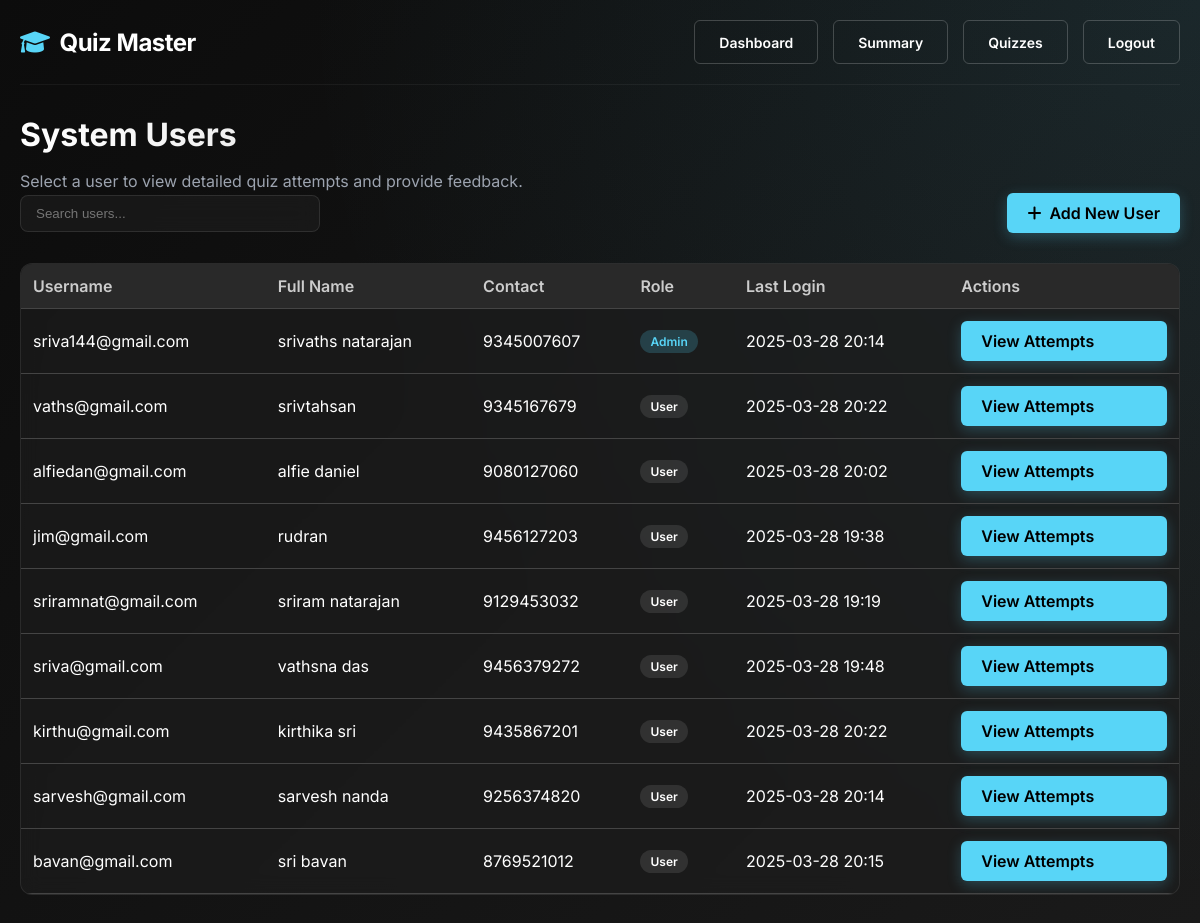
The app's page /admin/view_users (signed in) with its own data.
### models.py (models this page shows, shortened)
class User(db.Model):
    __tablename__ = 'users'
    id = db.Column(db.Integer, primary_key=True)
    username = db.Column(db.String(50), unique=True, nullable=False, index=True)
    password = db.Column(db.String(100), nullable=False)
    full_name = db.Column(db.String(100))
    email = db.Column(db.String(120), unique=True)
    dob = db.Column(db.Date)
    contact_no = db.Column(db.String(15))
    role = db.Column(db.String(20), default="user")
    profile_image = db.Column(db.String(200))
    created_at = db.Column(db.DateTime, default=datetime.utcnow)
    last_login = db.Column(db.DateTime)
    is_active = db.Column(db.Boolean, default=True)
    scores = db.relationship('Score', backref='user', lazy='dynamic', cascade="all, delete-orphan")
    question_attempts = db.relationship('QuestionAttempt', backref='user', lazy='dynamic')
    comments_received = db.relationship('ScoreComment', backref='user',
                                        primaryjoin="User.id==Score.user_id",
                                        secondary="scores",
                                        viewonly=True)

### routes.py (the view)
@app_routes.route("/admin/view_users")
def view_users():
    if session.get("role") != "admin":
        flash("Access denied! Admins only.", "danger")
        return redirect(url_for("app_routes.login"))
    user_id = request.args.get("user_id")
    if user_id:
        user = User.query.get(user_id)
        if not user:
            flash("User not found.", "danger")
            return redirect(url_for("app_routes.view_users"))
        attempts = Score.query.filter_by(user_id=user_id).order_by(Score.time_stamp_of_attempt.desc()).all()
        detailed_attempts = []
        for attempt in attempts:
            quiz = Quiz.query.get(attempt.quiz_id)
            if not quiz:
                continue
            questions = Question.query.filter_by(quiz_id=quiz.id).all()
            max_score = sum(q.marks for q in questions) if questions else 0
            percentage = (attempt.total_scored / max_score * 100) if max_score > 0 else 0
            detailed_attempts.append({
                'quiz_name': quiz.name,
                'score': attempt.total_scored,
                'max_score': max_score,
                'percentage': percentage,
                'time_spent': round(attempt.time_spent / 60, 1) if attempt.time_spent else 0,  # in minutes
                'date': attempt.time_stamp_of_attempt,
                'score_id': attempt.id
            })
        return render_template("view_users.html", user=user, attempts=detailed_attempts)
    else:
        users = User.query.all()
        return render_template("view_users.html", users=users)

### routes.py (called while the page is built)
@app_routes.context_processor
def inject_responsive_elements():
    is_mobile = request.user_agent.platform in ['android', 'iphone'] or \
                'mobile' in request.user_agent.string.lower()
    return {
        'is_mobile': is_mobile,
        'current_year': datetime.now().year
    }  # Fixed: Added missing closing brace

### templates/admin/view_users.html (shortened to what this page needs)
{% extends "base.html" %}
{% block content %}
<div class="page-header">
    {% if user %}
        <h1 class="page-title">Quiz Attempts for {{ user.username }}</h1>
        <p class="page-subtitle">Below are all quiz attempts by {{ user.full_name or user.username }}. Click on "Feedback" to add instructor comments.</p>
    {% else %}
        <h1 class="page-title">System Users</h1>
        <p class="page-subtitle">Select a user to view detailed quiz attempts and provide feedback.</p>
    {% endif %}
</div>
{% if user %}
    <div class="data-card">
        <div class="table-responsive">
            <table class="data-table">
                <thead>
                    <tr>
                        <th>Quiz Title</th>
                        <th>Score</th>
                        <th>Max Score</th>
                        <th>Percentage</th>
                        <th>Time Taken (min)</th>
                        <th>Date Attempted</th>
                        <th>Actions</th>
                    </tr>
                </thead>
                <tbody>
                    {% if attempts and attempts|length > 0 %}
                        {% for attempt in attempts %}
                        <tr>
                            <td>{{ attempt.quiz_name }}</td>
                            <td>{{ attempt.score }}</td>
                            <td>{{ attempt.max_score }}</td>
                            <td>{{ attempt.percentage|round(1) }}%</td>
                            <td>{{ attempt.time_spent }}</td>
                            <td class="date-cell">{{ attempt.date.strftime('%Y-%m-%d %H:%M') }}</td>
                            <td>
                                <a href="{{ url_for('app_routes.add_score_comment', score_id=attempt.score_id) }}" class="action-btn">Feedback</a>
                            </td>
                        </tr>
                        {% endfor %}
                    {% else %}
                        <tr>
                            <td colspan="7" class="empty-state">No quiz attempts found for this user.</td>
                        </tr>
                    {% endif %}
                </tbody>
            </table>
        </div>
    </div>
    <div>
        <a href="{{ url_for('app_routes.view_users') }}" class="action-btn">Back to User List</a>
    </div>
{% else %}
    <div class="filters-bar">
        <input type="text" class="search-box" placeholder="Search users...">
        <a href="{{ url_for('app_routes.register') }}" class="action-btn">
            <i class="fas fa-plus"></i> Add New User
        </a>
    </div>
    <div class="data-card">
        <div class="table-responsive">
            <table class="data-table">
                <thead>
                    <tr>
                        <th>Username</th>
                        <th>Full Name</th>
                        <th>Contact</th>
                        <th>Role</th>
                        <th>Last Login</th>
                        <th>Actions</th>
                    </tr>
                </thead>
                <tbody>
                    {% if users and users|length > 0 %}
                        {% for user in users %}
                        <tr>
                            <td>{{ user.username }}</td>
                            <td>{{ user.full_name }}</td>
                            <td>{{ user.contact_no }}</td>
                            <td>
                                {% if user.role == 'admin' %}
                                    <span class="badge badge-admin">Admin</span>
                                {% else %}
                                    <span class="badge badge-user">User</span>
                                {% endif %}
                            </td>
                            <td class="date-cell">{{ user.last_login.strftime("%Y-%m-%d %H:%M") if user.last_login else "Never" }}</td>
                            <td>
                                <a href="{{ url_for('app_routes.view_users') }}?user_id={{ user.id }}" class="action-btn">View Attempts</a>
                            </td>
                        </tr>
                        {% endfor %}
                    {% endif %}
                </tbody>
            </table>
        </div>
    </div>
{% endif %}
{% endblock %}

### records on screen
User: username "sriva144@gmail.com", full_name "srivaths natarajan", contact_no "9345007607", role "Admin", last_login "2025-03-28 20:14"
User: username "vaths@gmail.com", full_name "srivtahsan", contact_no "9345167679", role "User", last_login "2025-03-28 20:22"
User: username "alfiedan@gmail.com", full_name "alfie daniel", contact_no "9080127060", role "User", last_login "2025-03-28 20:02"
User: username "jim@gmail.com", full_name "rudran", contact_no "9456127203", role "User", last_login "2025-03-28 19:38"
User: username "sriramnat@gmail.com", full_name "sriram natarajan", contact_no "9129453032", role "User", last_login "2025-03-28 19:19"
User: username "sriva@gmail.com", full_name "vathsna das", contact_no "9456379272", role "User", last_login "2025-03-28 19:48"
User: username "kirthu@gmail.com", full_name "kirthika sri", contact_no "9435867201", role "User", last_login "2025-03-28 20:22"
User: username "sarvesh@gmail.com", full_name "sarvesh nanda", contact_no "9256374820", role "User", last_login "2025-03-28 20:14"
User: username "bavan@gmail.com", full_name "sri bavan", contact_no "8769521012", role "User", last_login "2025-03-28 20:15"
